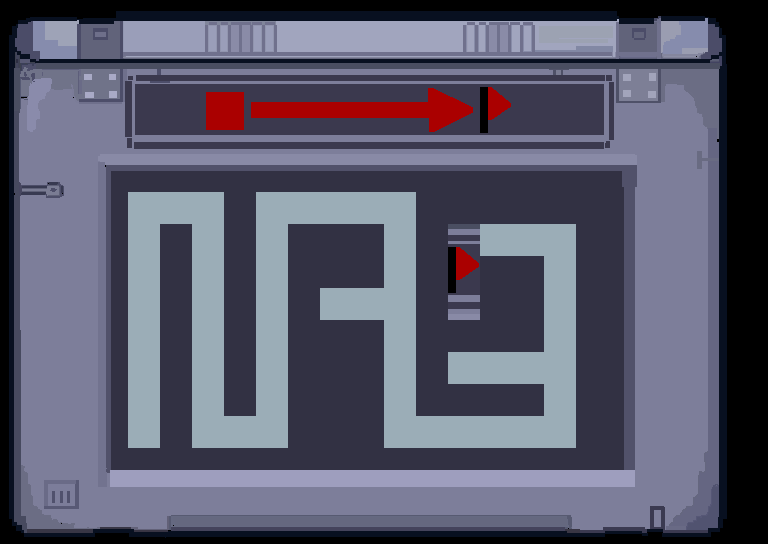

This game map was drawn from its Tiled (.tmx) file and the tilesets committed beside it. A one-line description and the full map source follow:
An orthogonal 24x17 tile map with 32x32 px tiles, 5 tile layers (Capa1, capaInicio, Base, Laberinto, ...), 3 tilesets.

<map version="1.10" tiledversion="1.11.0" orientation="orthogonal" renderorder="right-down" width="24" height="17" tilewidth="32" tileheight="32" infinite="0" nextlayerid="11" nextobjectid="342">
 <tileset firstgid="1" name="base_lab" tilewidth="32" tileheight="32" tilecount="408" columns="24">
  <image source="base_lab.png" width="768" height="544" />
 </tileset>
 <tileset firstgid="409" name="laberinto2" tilewidth="32" tileheight="32" tilecount="408" columns="24">
  <image source="laberinto2.png" width="768" height="544" />
 </tileset>
 <tileset firstgid="817" name="figuras2" tilewidth="32" tileheight="32" tilecount="408" columns="24">
  <image source="figuras2.png" width="768" height="544" />
 </tileset>
 <layer id="1" name="Capa1" width="24" height="17">
  <data encoding="csv">
1,2,3,4,5,6,7,8,9,10,11,12,13,14,15,16,17,18,19,20,21,22,23,0,
25,26,27,28,29,30,31,32,33,34,35,36,37,38,39,40,41,42,43,44,45,46,47,0,
49,50,51,52,53,54,55,56,57,58,59,60,61,62,63,64,65,66,67,68,69,70,71,0,
73,74,75,76,77,78,79,80,81,82,83,84,85,86,87,88,89,90,91,92,93,94,95,0,
97,98,99,100,101,102,103,104,105,106,107,108,109,110,111,112,113,114,115,116,117,118,119,0,
121,122,123,124,125,126,127,128,129,130,131,132,133,134,135,136,137,138,139,140,141,142,143,0,
145,146,147,148,149,150,151,152,153,154,155,156,157,158,159,160,161,162,163,164,165,166,167,0,
169,170,171,172,173,174,175,176,177,178,179,180,181,182,183,184,185,186,187,188,189,190,191,0,
193,194,195,196,197,198,199,200,201,202,203,204,205,206,207,208,209,210,211,212,213,214,215,0,
217,218,219,220,221,222,223,224,225,226,227,228,229,230,231,232,233,234,235,236,237,238,239,0,
241,242,243,244,245,246,247,248,249,250,251,252,253,254,255,256,257,258,259,260,261,262,263,0,
265,266,267,268,269,270,271,272,273,274,275,276,277,278,279,280,281,282,283,284,285,286,287,0,
289,290,291,292,293,294,295,296,297,298,299,300,301,302,303,304,305,306,307,308,309,310,311,0,
313,314,315,316,317,318,319,320,321,322,323,324,325,326,327,328,329,330,331,332,333,334,335,0,
337,338,339,340,341,342,343,344,345,346,347,348,349,350,351,352,353,354,355,356,357,358,359,0,
361,362,363,364,365,366,367,368,369,370,371,372,373,374,375,376,377,378,379,380,381,382,383,0,
385,386,387,388,389,390,391,392,393,394,395,396,397,398,399,400,401,402,403,404,405,406,407,0
</data>
 </layer>
 <layer id="6" name="capaInicio" width="24" height="17">
  <data encoding="csv">
0,0,0,0,0,0,0,0,0,0,0,0,0,0,0,0,0,0,0,0,0,0,0,0,
0,0,0,0,0,0,0,0,0,0,0,0,0,0,0,0,0,0,0,0,0,0,0,0,
0,0,0,0,0,0,0,0,0,0,0,0,0,0,0,0,0,0,0,0,0,0,0,0,
0,0,0,0,0,0,0,0,0,0,0,0,0,0,0,0,0,0,0,0,0,0,0,0,
0,0,0,0,0,0,0,0,0,0,0,0,0,0,0,0,0,0,0,0,0,0,0,0,
0,0,0,0,0,0,0,0,0,0,0,0,0,0,0,0,0,0,0,0,0,0,0,0,
0,0,0,0,0,0,0,0,0,0,0,0,0,0,0,0,0,0,0,0,0,0,0,0,
0,0,0,0,0,0,0,0,0,0,0,0,0,0,0,0,0,0,0,0,0,0,0,0,
0,0,0,0,0,0,0,0,0,0,0,0,0,0,0,0,0,0,0,0,0,0,0,0,
0,0,0,0,0,0,0,0,0,0,0,0,0,0,0,0,0,0,0,0,0,0,0,0,
0,0,0,0,0,0,0,0,0,0,0,0,0,0,0,0,0,0,0,0,0,0,0,0,
0,0,0,0,0,0,0,0,0,0,0,0,0,0,0,0,0,0,0,0,0,0,0,0,
0,0,0,0,0,0,0,0,0,0,0,0,0,0,0,0,0,0,0,0,0,0,0,0,
0,0,0,0,584,0,0,0,0,0,0,0,0,0,0,0,0,0,0,0,0,0,0,0,
0,0,0,0,0,0,0,0,0,0,0,0,0,0,0,0,0,0,0,0,0,0,0,0,
0,0,0,0,0,0,0,0,0,0,0,0,0,0,0,0,0,0,0,0,0,0,0,0,
0,0,0,0,0,0,0,0,0,0,0,0,0,0,0,0,0,0,0,0,0,0,0,0
</data>
 </layer>
 <layer id="9" name="Base" width="24" height="17">
  <data encoding="csv">
0,0,0,0,0,0,0,0,0,0,0,0,0,0,0,0,0,0,0,0,0,0,0,0,
0,0,0,0,0,0,0,0,0,0,0,0,0,0,0,0,0,0,0,0,0,0,0,0,
0,0,0,0,0,0,0,0,0,0,0,0,0,0,0,0,0,0,0,0,0,0,0,0,
0,0,0,0,0,0,0,0,0,0,0,0,0,0,0,0,0,0,0,0,0,0,0,0,
0,0,0,0,0,0,0,0,0,0,0,0,0,0,0,0,0,0,0,0,0,0,0,0,
0,0,0,124,138,138,138,138,138,138,138,138,138,138,138,138,138,138,138,140,0,0,0,0,
0,0,0,148,0,0,0,201,0,0,0,0,0,201,201,201,201,201,201,332,0,0,0,0,
0,0,0,148,0,201,0,201,0,201,201,201,0,201,0,0,0,0,201,332,0,0,0,0,
0,0,0,148,0,201,0,201,0,201,201,201,0,201,201,201,201,0,201,332,0,0,0,0,
0,0,0,148,0,201,0,201,0,201,0,0,0,201,201,201,201,0,201,332,0,0,0,0,
0,0,0,148,0,201,0,201,0,201,201,201,0,201,201,201,201,0,201,332,0,0,0,0,
0,0,0,148,0,201,0,201,0,201,201,201,0,201,0,0,0,0,201,332,0,0,0,0,
0,0,0,148,0,201,0,201,0,201,201,201,0,201,201,201,201,0,201,332,0,0,0,0,
0,0,0,148,0,201,0,0,0,201,201,201,0,0,0,0,0,0,201,332,0,0,0,0,
0,0,0,340,341,341,341,341,341,341,341,341,341,341,341,341,341,341,341,356,0,0,0,0,
0,0,0,0,0,0,0,0,0,0,0,0,0,0,0,0,0,0,0,0,0,0,0,0,
0,0,0,0,0,0,0,0,0,0,0,0,0,0,0,0,0,0,0,0,0,0,0,0
</data>
 </layer>
 <layer id="7" name="Laberinto" width="24" height="17">
  <data encoding="csv">
0,0,0,0,0,0,0,0,0,0,0,0,0,0,0,0,0,0,0,0,0,0,0,0,
0,0,0,0,0,0,0,0,0,0,0,0,0,0,0,0,0,0,0,0,0,0,0,0,
0,0,0,0,0,0,0,0,0,0,0,0,0,0,0,0,0,0,0,0,0,0,0,0,
0,0,0,0,0,0,0,0,0,0,0,0,0,0,0,0,0,0,0,0,0,0,0,0,
0,0,0,0,0,0,0,0,0,0,0,0,0,0,0,0,0,0,0,0,0,0,0,0,
0,0,0,0,0,0,0,0,0,0,0,0,0,0,0,0,0,0,0,0,0,0,0,0,
0,0,0,0,584,584,584,0,584,584,584,584,584,0,0,0,0,0,0,0,0,0,0,0,
0,0,0,0,584,0,584,0,584,0,0,0,584,0,584,584,584,584,0,0,0,0,0,0,
0,0,0,0,584,0,584,0,584,0,0,0,584,0,584,0,0,584,0,0,0,0,0,0,
0,0,0,0,584,0,584,0,584,0,584,584,584,0,584,0,0,584,0,0,0,0,0,0,
0,0,0,0,584,0,584,0,584,0,0,0,584,0,0,0,0,584,0,0,0,0,0,0,
0,0,0,0,584,0,584,0,584,0,0,0,584,0,584,584,584,584,0,0,0,0,0,0,
0,0,0,0,584,0,584,0,584,0,0,0,584,0,0,0,0,584,0,0,0,0,0,0,
0,0,0,0,0,0,584,584,584,0,0,0,584,584,584,584,584,584,0,0,0,0,0,0,
0,0,0,0,0,0,0,0,0,0,0,0,0,0,0,0,0,0,0,0,0,0,0,0,
0,0,0,0,0,0,0,0,0,0,0,0,0,0,0,0,0,0,0,0,0,0,0,0,
0,0,0,0,0,0,0,0,0,0,0,0,0,0,0,0,0,0,0,0,0,0,0,0
</data>
 </layer>
 <layer id="10" name="CapaFin" width="24" height="17">
  <data encoding="csv">
0,0,0,0,0,0,0,0,0,0,0,0,0,0,0,0,0,0,0,0,0,0,0,0,
0,0,0,0,0,0,0,0,0,0,0,0,0,0,0,0,0,0,0,0,0,0,0,0,
0,0,0,0,0,0,0,0,0,0,0,0,0,0,0,0,0,0,0,0,0,0,0,0,
0,0,0,0,0,0,0,0,0,0,0,0,0,0,0,0,0,0,0,0,0,0,0,0,
0,0,0,0,0,0,0,0,0,0,0,0,0,0,0,0,0,0,0,0,0,0,0,0,
0,0,0,0,0,0,0,0,0,0,0,0,0,0,0,0,0,0,0,0,0,0,0,0,
0,0,0,0,0,0,0,0,0,0,0,0,0,0,0,0,0,0,0,0,0,0,0,0,
0,0,0,0,0,0,0,0,0,0,0,0,0,0,64,0,0,0,0,0,0,0,0,0,
0,0,0,0,0,0,0,0,0,0,0,0,0,0,88,0,0,0,0,0,0,0,0,0,
0,0,0,0,0,0,0,0,0,0,0,0,0,0,112,0,0,0,0,0,0,0,0,0,
0,0,0,0,0,0,0,0,0,0,0,0,0,0,0,0,0,0,0,0,0,0,0,0,
0,0,0,0,0,0,0,0,0,0,0,0,0,0,0,0,0,0,0,0,0,0,0,0,
0,0,0,0,0,0,0,0,0,0,0,0,0,0,0,0,0,0,0,0,0,0,0,0,
0,0,0,0,0,0,0,0,0,0,0,0,0,0,0,0,0,0,0,0,0,0,0,0,
0,0,0,0,0,0,0,0,0,0,0,0,0,0,0,0,0,0,0,0,0,0,0,0,
0,0,0,0,0,0,0,0,0,0,0,0,0,0,0,0,0,0,0,0,0,0,0,0,
0,0,0,0,0,0,0,0,0,0,0,0,0,0,0,0,0,0,0,0,0,0,0,0
</data>
 </layer>
</map>
